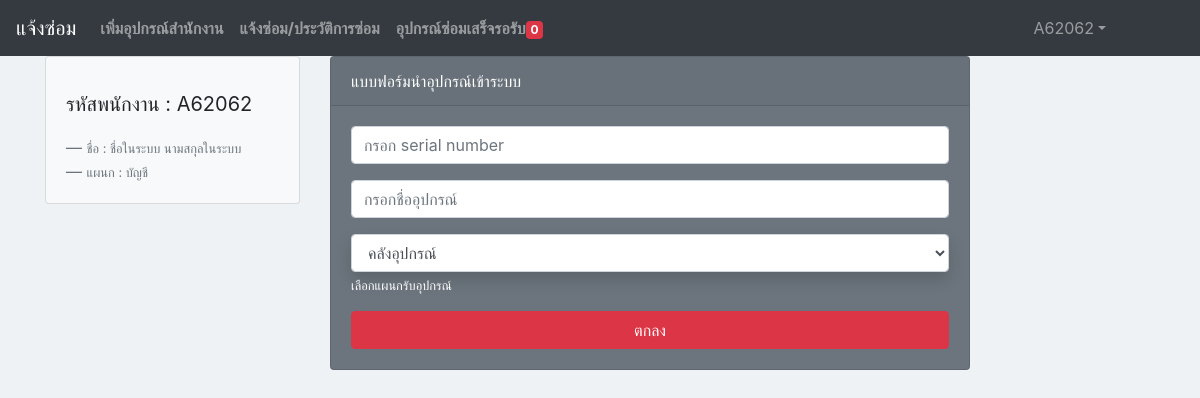
Page /Treasury/add_oe.php (signed in) on the committed database.
### tables this page shows
CREATE TABLE `profile` (
  `profile_fname` varchar(50) NOT NULL,
  `profile_lname` varchar(50) NOT NULL,
  `profile_create_at` timestamp NOT NULL DEFAULT CURRENT_TIMESTAMP,
  `profile_update_at` timestamp NOT NULL DEFAULT CURRENT_TIMESTAMP ON UPDATE CURRENT_TIMESTAMP,
  `profile_users_id` varchar(255) NOT NULL
);

CREATE TABLE `position` (
  `position_id` int(11) NOT NULL,
  `position_name` varchar(50) NOT NULL
);

### Treasury/add_oe.php (the view, shortened to what this page needs)
<!doctype html>
<html lang="en">
    <head>
        <link rel="stylesheet" href="https://stackpath.bootstrapcdn.com/bootstrap/4.3.1/css/bootstrap.min.css">
        <link rel="stylesheet" href="https://use.fontawesome.com/releases/v5.8.2/css/all.css">
        <link rel="stylesheet" href="https://maxcdn.bootstrapcdn.com/bootstrap/4.3.1/css/bootstrap.min.css">
        <link rel="stylesheet" href="css/manu_Left.css">
        <link href="//maxcdn.bootstrapcdn.com/font-awesome/4.2.0/css/font-awesome.min.css" rel="stylesheet">
    </head>
    <body style="background-color: #eff2f4">
        <?php include './header.php'; ?>
        <div  class="container">
            <div class="row">
                <div class="col-md-3">
                    <div class="card bg-light " style="max-width: 18rem;">
                        <div class="card-body">
                            <?php include './profile_view.php'; ?>
                        </div>
                    </div>
                </div>
                <div class="col-md-9">
                    <div class="card text-white bg-secondary " style="max-width: 40rem;">
                        <div class="card-header">แบบฟอร์มนำอุปกรณ์เข้าระบบ</div>
                        <div class="card-body">
                            <?php
                            include '../conn.php';
                            if (isset($_GET['submit'])) {
                                $oe_code = $_GET['oe_code'];
                                $oe_name = $_GET['oe_name'];
                                $oe_position = $_GET['oe_position'];
                                $sessionID = $_SESSION['users_id'];
                                $check = "SELECT * FROM   oe WHERE  oe_code = '$oe_code' ";
                                $result = mysqli_query($conn, $check);
                                $num = mysqli_num_rows($result);
                                if ($num > 0) {
                                    echo "<script>";
                                    echo "alert(' อุปกรณ์หมายเลข $oe_code มีอยู่ในระบบเเล้ว !!!');";
                                    echo "window.location='add_oe.php?oe_code=$oe_code'";
                                    echo "</script>";
                                } else {
                                    $sql = "INSERT INTO oe (oe_code, oe_name, oe_position, oe_create_by, oe_create_at,oe_update_at)"
                                            . " VALUES ('$oe_code', '$oe_name', '$oe_position', '$sessionID' , current_timestamp(), current_timestamp())";
                                    mysqli_query($conn, $sql);
                                    $showID = mysqli_insert_id($conn);
                                }
                                echo "เพิ่ม $oe_name หมายเลข Serial Number $oe_code เรียบร้อยแล้ว<br>";
                                echo '<a href="./index.php">ถัดไป</a>';
                            } else {
                                ?>
                            <form role="form" class="needs-validation" name="add_oe" action="<?php echo $_SERVER['PHP_SELF'] ?>" novalidate>
                                    <div class="form-group">
                                        <input type="text" class="form-control" id="oe_code" name="oe_code" placeholder="กรอก serial number" required>
                                    </div>
                                    <div class="form-group">
                                        <input type="text" class="form-control" id="oe_name" name="oe_name" placeholder="กรอกชื่ออุปกรณ์" required="">
                                    </div>
                                    <div class="form-group">
                                        <select  id="oe_position" name="oe_position" class="form-control shadow">
                                            <?php
                                            include '../conn.php';
                                            $sql = 'SELECT * FROM position order by position_name';
                                            $result = mysqli_query($conn, $sql);
                                            while (($row = mysqli_fetch_array($result, MYSQLI_ASSOC)) != NULL) {
                                                echo '<option value=';
                                                echo '"' . $row['position_id'] . '">';
                                                echo $row['position_name'];
                                                echo '</option>';
                                            }
                                            ?>
                                        </select>
                                        <small id="emailHelp" class="form-text">เลือกแผนกรับอุปกรณ์</small>
                                    </div>
                                    <input type="submit" name="submit" value="ตกลง" class="btn btn-danger col-12">
                                </form>
                                <?php
                            }
                            ?>
                        </div>
                    </div>
                </div>
            </div>
        </div>
    </body>
</html>

### Treasury/profile_view.php (shortened to what this page needs)
<blockquote class="blockquote mb-0">
    <?php
    include '../conn.php';
    $sql = "SELECT * FROM profile  where profile_users_id='" . $_SESSION['users_id'] . "'";
    $result = mysqli_query($conn, $sql);
    $row = mysqli_fetch_array($result, MYSQLI_ASSOC);
    $sql_users = "select users.users_id, position.position_name from position inner join users ON users.users_position=position.position_id where users.users_id='" . $_SESSION['users_id'] . "'";
    $result_user = mysqli_query($conn, $sql_users);
    $row_user = mysqli_fetch_array($result_user, MYSQLI_ASSOC);
    if ($row_user['users_id'] == $row['profile_users_id']) {
        echo '<p>' . 'รหัสพนักงาน : ' . $_SESSION['users_id'] . '</p>';
        echo '<footer class="blockquote-footer">' . ''
        . '<small class="text-muted">' . 'ชื่อ : ' . $row['profile_fname'] . ' ' . $row['profile_lname'] . ' <cite title="Source Title"></cite>' . '</small>' . '</footer>';
        echo '<footer class="blockquote-footer">' . ''
        . '<small class="text-muted">' . 'แผนก : ' . $row_user['position_name'] . ' <cite title="Source Title"></cite>' . '</small>' . '</footer>';
    } else {
        echo "<meta http-equiv='refresh' content='0 ;URL=../Treasury/profile_insert.php'>";
    }
    ?>
</blockquote>

### rows in the picture
profile: profile_fname "ชื่อในระบบ", profile_lname "นามสกุลในระบบ"
position: position_name "บัญชี"

### other values in the picture
$count "0"
$_SESSION['users_username'] "A62062"
$_SESSION['users_id'] "A62062"
form field oe_position "คลังอุปกรณ์"
